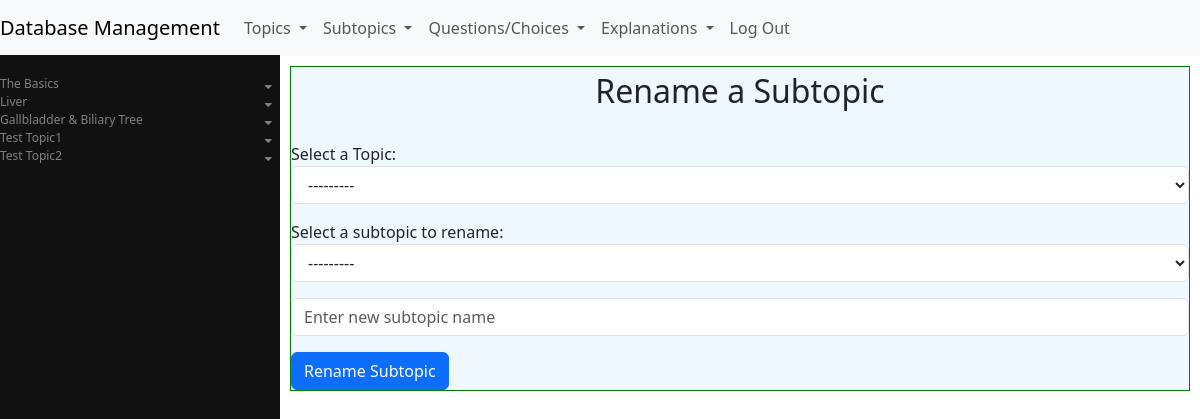
The app's page /management/portal/rename_subtopic (signed in) with its own data.
### management/models.py (models this page shows, shortened)
class Topic(models.Model):
    name = models.CharField(max_length=40, unique=True) #100
    slug = models.SlugField(max_length=50, unique=True, blank=True) #150
    date_created = models.DateTimeField(auto_now_add=True)
    created_by = models.ForeignKey(settings.AUTH_USER_MODEL, on_delete=models.SET_NULL,
        null=True, related_name='created_topics')
    date_modified = models.DateTimeField(auto_now=True)
    modified_by = models.ForeignKey(settings.AUTH_USER_MODEL, on_delete=models.SET_NULL,
        null=True, blank=True, related_name='modified_topics')
    is_visible = models.BooleanField(default=True) # topic should be displayed or not
    display_order = models.IntegerField(default=0, blank=False, null=False)
    def __str__(self):
        return self.name
    class Meta:
        ordering = ['display_order', 'id']

### management/views.py (the view, shortened to what this page needs)
# urls.py: path("rename_subtopic", views.rename_subtopic, name="rename_subtopic"),
@login_required(login_url='login')
def rename_subtopic(request):
    if request.method == 'GET':
        rename_subtopic_form = RenameSubtopicForm()
        topics = Topic.objects.all()
        return render(request, 'management/rename_subtopic.html', {
            'rename_subtopic_form' : rename_subtopic_form,
            'topics' : topics,
        })

### management/forms.py
class RenameSubtopicForm(forms.ModelForm):
    topic = forms.ModelChoiceField(
        queryset=Topic.objects.all(),
        label="Select a Topic",
        widget=forms.Select(attrs={
            'class': 'form-control',
            'id': 'topic-for-renamed-subtopic',
        })
    )
    name = forms.ModelChoiceField(
        queryset = Subtopic.objects.none(),
        widget=forms.Select(attrs={
            'class' : 'form-control',
            'id' : 'choose-subtopic-to-rename',
        }),
        label='Select a subtopic to rename'
    )
    new_subtopic_name = forms.CharField(
        max_length=30,
        label="",
        widget=forms.TextInput(attrs={
            'class': 'form-control',
            'id': 'new-subtopic-name',
            'placeholder': 'Enter new subtopic name'
        })
    )
    class Meta:
        model = Subtopic
        fields = []

### management/templates/management/rename_subtopic.html (shortened to what this page needs)
{% extends "management/layout.html" %}
{% block body %}
    <div class="form-container" id="rename-subtopic-container">
        <h2>Rename a Subtopic</h2><br>
        <form id="rename-subtopic-form" data-fetch="true" method="post" action="{% url 'rename_subtopic' %}">
            {{ rename_subtopic_form.as_p }}
            <input class="btn btn-primary" id="rename-subtopic-btn" type="submit"
                    data-topic-id = "" data-subtopic-id = "" value="Rename Subtopic">
        </form>
    </div>
{% endblock %}

### management/templates/management/layout.html (shortened to what this page needs)
{% load static %}
<!DOCTYPE html>
<html lang="en">
    <head>
        <link href="https://cdn.jsdelivr.net/npm/bootstrap@5.3.3/dist/css/bootstrap.min.css" rel="stylesheet"
>
            <link rel="stylesheet"
            href="https://cdnjs.cloudflare.com/ajax/libs/font-awesome/5.15.4/css/all.min.css">
        <link href="{% static 'management/styles.css' %}" rel="stylesheet">
    </head>
    <body>
        <nav class="navbar navbar-expand-lg navbar-light bg-light">
            <a class="navbar-brand" href="#">Database Management</a>
            <div>
              <ul class="navbar-nav mr-auto">
                <li class="nav-item dropdown">
                    <a class="nav-link dropdown-toggle"
                        href="#" id="navbardrop-topic" data-bs-toggle="dropdown">Topics
                    </a>
                </li>
                <li class="nav-item dropdown">
                    <a class="nav-link dropdown-toggle"
                        href="#" id="navbardrop-subtopic" data-bs-toggle="dropdown">Subtopics
                    </a>
                </li>
                <li class="nav-item dropdown">
                    <a class="nav-link dropdown-toggle"
                        href="#" id="navbardrop-question" data-bs-toggle="dropdown">Questions/Choices
                    </a>
                </li>
                <li class="nav-item dropdown">
                    <a class="nav-link dropdown-toggle"
                        href="#" id="navbardrop-choice" data-bs-toggle="dropdown">Explanations
                    </a>
                </li>
                <li class="nav-item">
                    <a class="nav-link" href="{% url 'logout' %}">Log Out</a>
                </li>
              </ul>
            </div>
          </nav>
          <div class="sidebar">
            {% if topics %}
                {% for topic in topics %}
                    <a href="#" id="topic-{{ topic.id }}" class="topic" data-topic-id="{{ topic.id }}">{{ topic.name }}
                        {% if topic.subtopics.exists %}
                            <i class="fa fa-caret-down" id="caretdown-{{ topic.id }}"></i>
                        {% endif %}
                    </a>
                {% endfor %}
            {% endif %}
          </div>
        <div class="body" id="management-container">
            {% block body %}
            {% endblock %}
        </div>
    </body>
</html>

### management/static/management/styles.css (style rules this page uses)
body, html { overflow: hidden; height: 100%; }
.sidebar { height: calc(100% - 55px); width: 280px; position: fixed; z-index: 1; top: 55px; left: 0; background-color: #111; overflow-y: auto; overflow-x: hidden; padding-top: 20px; }
.sidebar a { padding: 6px, 8px, 6px, 16px; text-decoration: none; font-size: 12px; color: #818181; display: block; border: none; background: none; width: 100%; text-align: left; cursor: pointer; outline: none; }
.fa-caret-down { float: right; padding-right: 8px; padding-top: 6px; }
#management-container { height: calc(100vh - 55px); margin-left: 280px; padding: 10px; display: flex; justify-content: flex-start; flex-direction: column; overflow-y: auto; overflow-x: hidden; }
.form-container { width: 100%; margin: 0; padding-top: 5px; background-color: aliceblue; border: solid 1px green; overflow: auto; }
.form-container h2 { text-align: center; }
.btn { flex: 1; }
#topic-for-renamed-subtopic, #choose-subtopic-to-rename, #topic-for-question, #subtopic-for-question { -webkit-appearance: menulist; -moz-appearance: menulist; appearance: menulist; }

### records on screen
Topic: name "The Basics", name "---------"
Topic: name "Liver"
Topic: name "Gallbladder & Biliary Tree"
Topic: name "Test Topic1"
Topic: name "Test Topic2"
